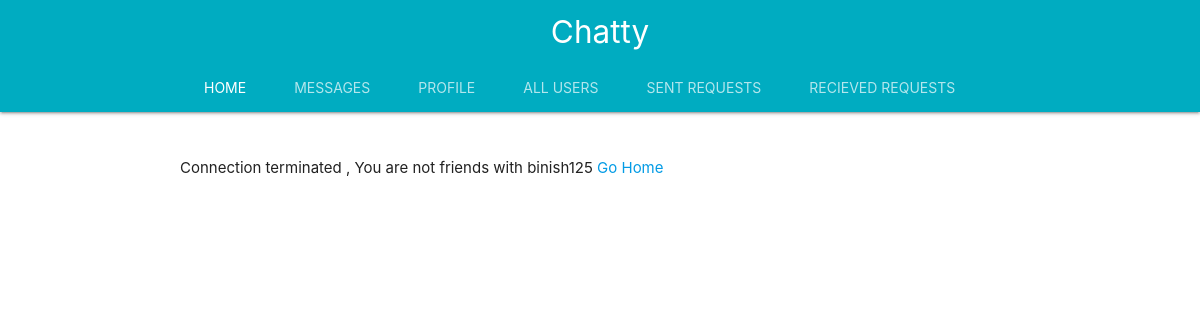
/message/1 (signed in), run on an earlier commit of the app's database.
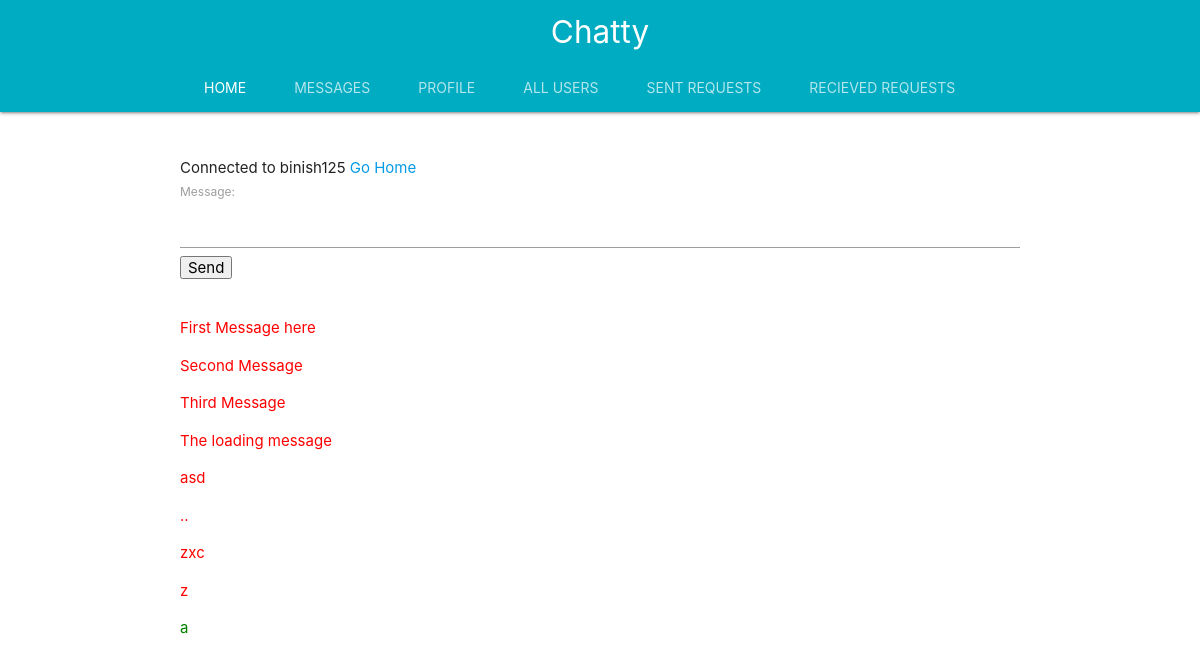
And on a later commit of the database.
### chat/models.py (models this page shows, shortened)
class chat(models.Model):
	message=models.CharField(max_length=500)
	message_to=models.ForeignKey(settings.AUTH_USER_MODEL,on_delete=models.CASCADE,related_name='message_to')
	message_from=models.ForeignKey(settings.AUTH_USER_MODEL,on_delete=models.CASCADE,related_name='message_from')
	send_date=models.DateTimeField(auto_now_add=True)

### chat/views.py (the view)
# urls.py: path('<int:id>',views.showMessage,name='show_message'),
def showMessage(request,id):
	messages=''
	to_user=get_object_or_404(User,id=id)
	form=ChatForm()
	if(to_user==request.user):
		message="Chatting with yourself huh !!"
	else:
		to_user_profile=get_object_or_404(Profile,user=to_user)
		request_user_profile=Profile.objects.get(user=request.user)
		if(request_user_profile.friends.filter(user=to_user).first()):
			status=True
			message="Connected to " + to_user.username
			messages = chat.objects.filter(message_to=request.user,message_from=to_user) | chat.objects.filter(message_to=to_user,message_from=request.user)
			messages.order_by('pk')
		else:
			status=False
			message="Connection terminated , You are not friends with " + to_user.username
	context={
		'messages':messages,
		'reciever_id':id,
		'status':status,
		'message': message,
		'form':form,
	}
	return render(request,'chat/message.html',context)

### chat/forms.py
class ChatForm(forms.ModelForm):
	class Meta:
		model=chat
		fields=['message']

### chat/templates/chat/message.html (shortened to what this page needs)
{% extends 'accounts/base.html' %}
{% load static %}
{% block content %}
	{% if message %}
		{{message}}
	{% endif %}
<a href="{% url 'accounts:index' %}">Go Home</a>
{% if status %}
<form method="GET" action="{% url 'chat:send_message' reciever_id %}" id='msgForm'>
	{{form}}
	<input type="Submit" value="Send">
</form>
<br>
<div id='msgBlock' get_msg_action="{% url 'chat:get_message' reciever_id %}">
{% if messages %}
	{% for msg in messages %}
		{% if msg.message_to == request.user%}
			<p style="color: red">{{msg.message}}</p>
		{% else %}
			<p style="color:green">{{msg.message}}</p>
		{% endif%}
	{% endfor %}
{% else %}
	Start an conversation now
{% endif %}
</div>
{% endif %}
{% endblock %}

### accounts/templates/accounts/base.html (shortened to what this page needs)
{% load static %}
<!DOCTYPE html>
<html>
<head>
    <link rel="stylesheet" href="{% static 'accounts/css/materialize.min.css' %}">
</head>
<body>
 <nav class="nav-extended cyan darken-1">
    <div class="nav-wrapper">
      <a href="#" class="brand-logo center">Chatty</a>
    </div>
    <div class="nav-content">
        <div class="container">
      <ul class="tabs tabs-transparent hide-on-med-and-down">
        <li class="tab"><a class="active" href="{% url 'accounts:index'%}">Home</a></li>
        <li class="tab"><a href="{% url 'chat:show_all_messages' %}">Messages</a></li>
        <li class="tab"><a href="#">Profile</a></li>
        <li class="tab"><a href="{% url 'accounts:all_users'%}">All users</a></li>
        <li class="tab"><a href="{% url 'accounts:show_sent' %}">Sent Requests</a></li>
        <li class="tab"><a href="{% url 'accounts:show_recieve'%}">Recieved Requests</a></li>
      </ul>
  </div>
    </div>
  </nav>
<br><br>
<div class="container">
    {% block content%}
    {% endblock%}
</div>
    <link rel="stylesheet" href="https://ajax.googleapis.com/ajax/libs/jqueryui/1.12.1/themes/smoothness/jquery-ui.css">
</body>
</html>

What changed in the data, as far as the page shows it:
added chat: message "First Message here"
added chat: message "Second Message"
added chat: message "Third Message"
added chat: message "The loading message"
added chat: message "asd"
added chat: message ".."
added chat: message "zxc"
added chat: message "z"
added chat: message "a"
Also different on the page:
{{ message }}: "Connection terminated , You are not friends with binish125" → "Connected to binish125"
form field value: (not shown) → "Send"
text now shown: "Message:"
